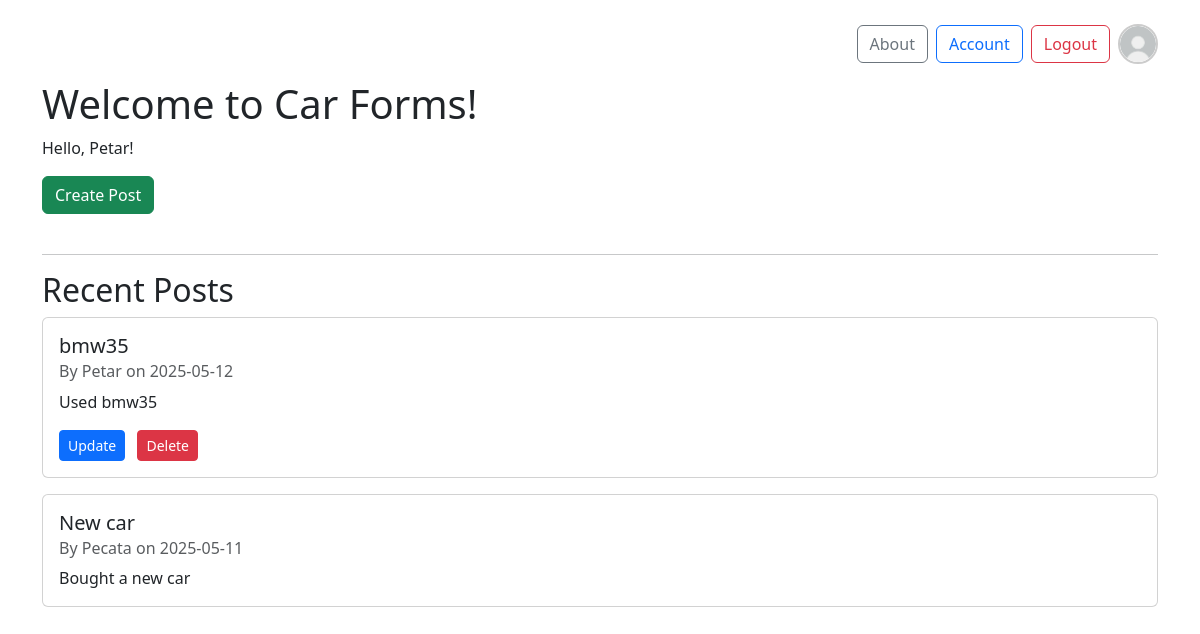
The app's page /home (signed in), older data.
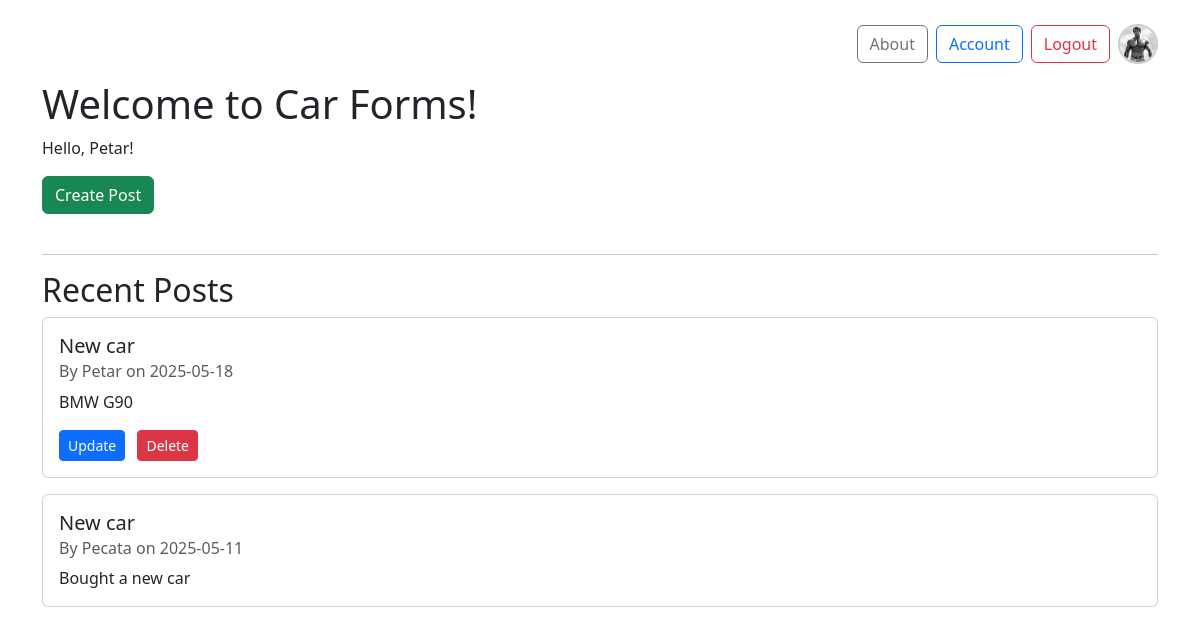
The same page, newer data.
### Car_forms/models.py (models this page shows, shortened)
class User(db.Model, UserMixin):
    id = db.Column(db.Integer, primary_key=True)
    username = db.Column(db.String(20), unique=True, nullable=False)
    email = db.Column(db.String(120), unique=True, nullable=False)
    image_file = db.Column(db.String(20), nullable=False, default='default.jpg')
    password = db.Column(db.String(60), nullable=False)
    posts = db.relationship('Post', backref='author', lazy=True)

class Post(db.Model):
    id = db.Column(db.Integer, primary_key=True)
    title = db.Column(db.String(100), nullable=False)
    date_posted = db.Column(db.DateTime, nullable=False, default=datetime.utcnow)
    content = db.Column(db.Text, nullable=False)
    user_id = db.Column(db.Integer, db.ForeignKey('user.id'), nullable=False)

### Car_forms/routes.py (the view)
@app.route("/")
@app.route("/home")
def home():
    post = Post.query.order_by(Post.date_posted.desc()).all()
    return render_template('home.html',posts=post, title='Home Page')

### Car_forms/models.py (called while the page is built)
@login_manager.user_loader
def load_user(user_id):
    return User.query.get(int(user_id))

### Car_forms/templates/home.html (shortened to what this page needs)
<!DOCTYPE html>
<html lang="en">
<head>
    <link href="https://cdn.jsdelivr.net/npm/bootstrap@5.3.3/dist/css/bootstrap.min.css" rel="stylesheet">
</head>
<body>
    <div class="container mt-4">
        <div class="d-flex justify-content-end align-items-center mb-3">
            {% if current_user.is_authenticated %}
                <a href="{{ url_for('about') }}" class="btn btn-outline-secondary me-2">About</a>
                <a href="{{ url_for('account') }}" class="btn btn-outline-primary me-2">Account</a>
                <a href="{{ url_for('logout') }}" class="btn btn-outline-danger me-2">Logout</a>
                <img src="{{ url_for('static', filename='profile_pics/' + current_user.image_file) }}" alt="Profile Picture" class="pfp">
            {% else %}
                <a href="{{ url_for('sign_up') }}" class="btn btn-outline-success me-2">Sign Up</a>
                <a href="{{ url_for('login') }}" class="btn btn-outline-primary">Login</a>
            {% endif %}
        </div>
        <h1>Welcome to Car Forms!</h1>
        {% if current_user.is_authenticated %}
            <p>Hello, {{ current_user.username }}!</p>
            <a href="{{ url_for('create_post') }}" class="btn btn-success mb-4">Create Post</a>
        {% else %}
            <p>Please log in or sign up to create a post.</p>
        {% endif %}
        <hr>
        <h2>Recent Posts</h2>
        {% for post in posts %}
            <div class="card mb-3">
                <div class="card-body">
                    <h5 class="card-title">{{ post.title }}</h5>
                    <h6 class="card-subtitle mb-2 text-muted">
                        By {{ post.author.username }} on {{ post.date_posted.strftime('%Y-%m-%d') }}
                    </h6>
                    <p class="card-text">{{ post.content }}</p>
                    {% if current_user.is_authenticated and post.author == current_user %}
                        <a href="{{ url_for('update_post', post_id=post.id) }}" class="btn btn-primary btn-sm me-2">Update</a>
                        <form action="{{ url_for('delete_post', post_id=post.id) }}" method="POST" style="display: inline;">
                            <button type="submit" class="btn btn-danger btn-sm" onclick="return confirm('Are you sure you want to delete this post?');">
                                Delete
                            </button>
                        </form>
                    {% endif %}
                </div>
            </div>
        {% else %}
            <p>No posts have been created yet!</p>
        {% endfor %}
    </div>
</body>
</html>

### Car_forms/templates/home.html (style rules this page uses)
.pfp { width: 40px; height: 40px; object-fit: cover; border-radius: 50%; border: 2px solid #ccc; }

Row changes from the older to the newer data that the page shows:
removed Post: title "bmw35", author.username "Petar", date_posted "2025-05-12", content "Used bmw35"
changed User "Petar": image_file: picture added in place of a placeholder
added Post: title "New car", author.username "Petar", date_posted "2025-05-18", content "BMW G90"
